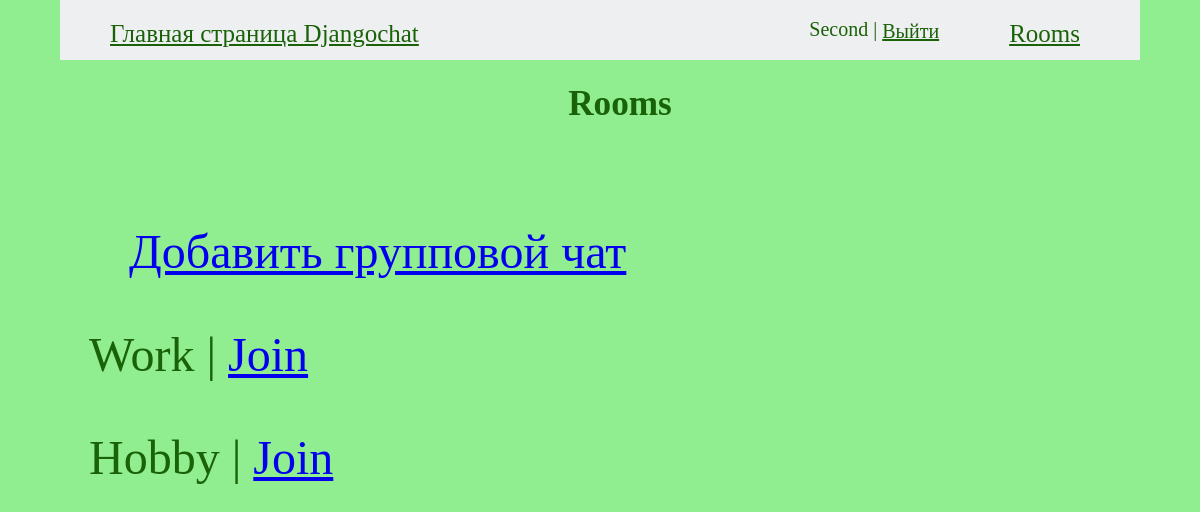
The app's page /rooms/ (signed in), older data.
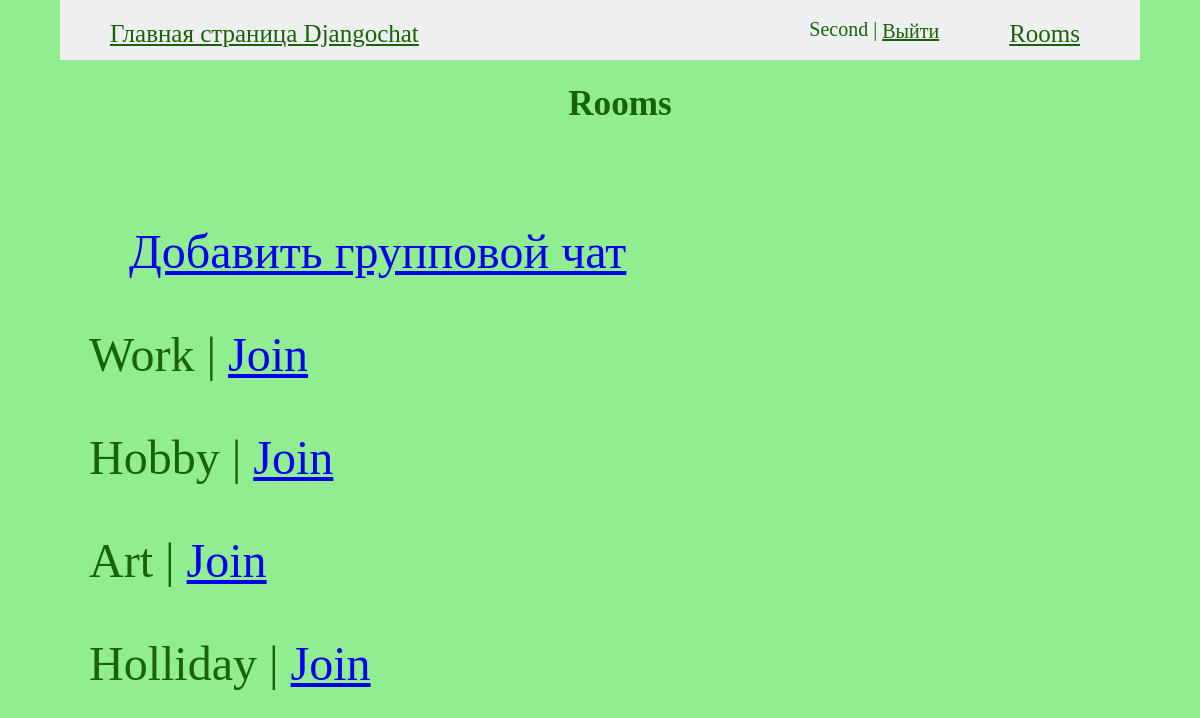
The same page, newer data.
### chats/models.py (models this page shows, shortened)
class Room(models.Model):
    name = models.CharField(max_length=100)
    slug = models.SlugField(unique=True)

### chats/views.py (the view)
# urls.py: path('rooms/', views.rooms, name="rooms"),
@login_required
def rooms(request):
    rooms = Room.objects.all()
    return render(request, 'room/rooms.html', {'menuRooms': menuRooms, 'rooms': rooms})

### templates/room/rooms.html (shortened to what this page needs)
{% extends 'base.html' %}
{% block content %}
        <div class="heade_two">
            <h1> Rooms </h1>
        </div>
<div class="rooms">
<ul id="add"><a href="{% url 'add_room' %}"> Добавить групповой чат </a></ul>
    {% for room in rooms %}
    <p>{{ room.name }} | <a href="{% url 'room' room.slug %}"> Join </a>
    </p>
    {% endfor %}
</div>
{% endblock content %}

Row changes from the older to the newer data that the page shows:
added Room: name "Art"
added Room: name "Holliday"
